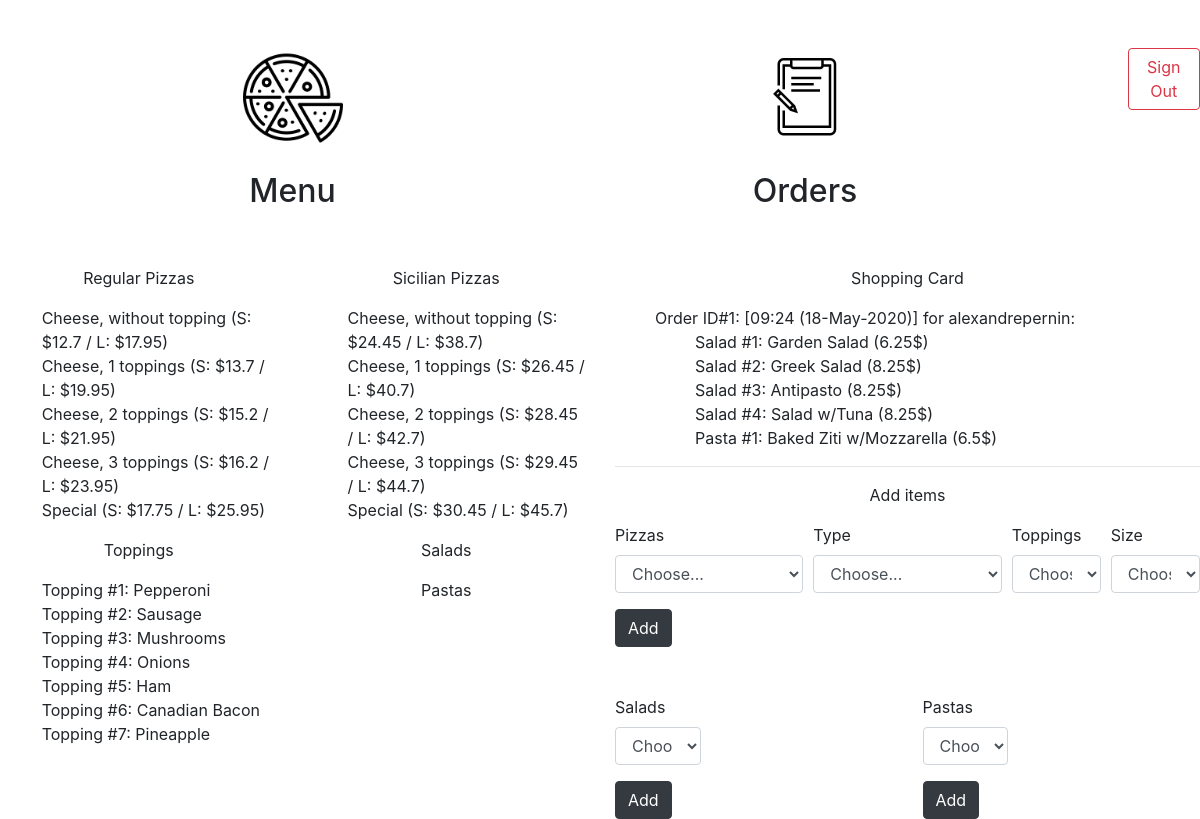
The app's page / (signed in), older data.
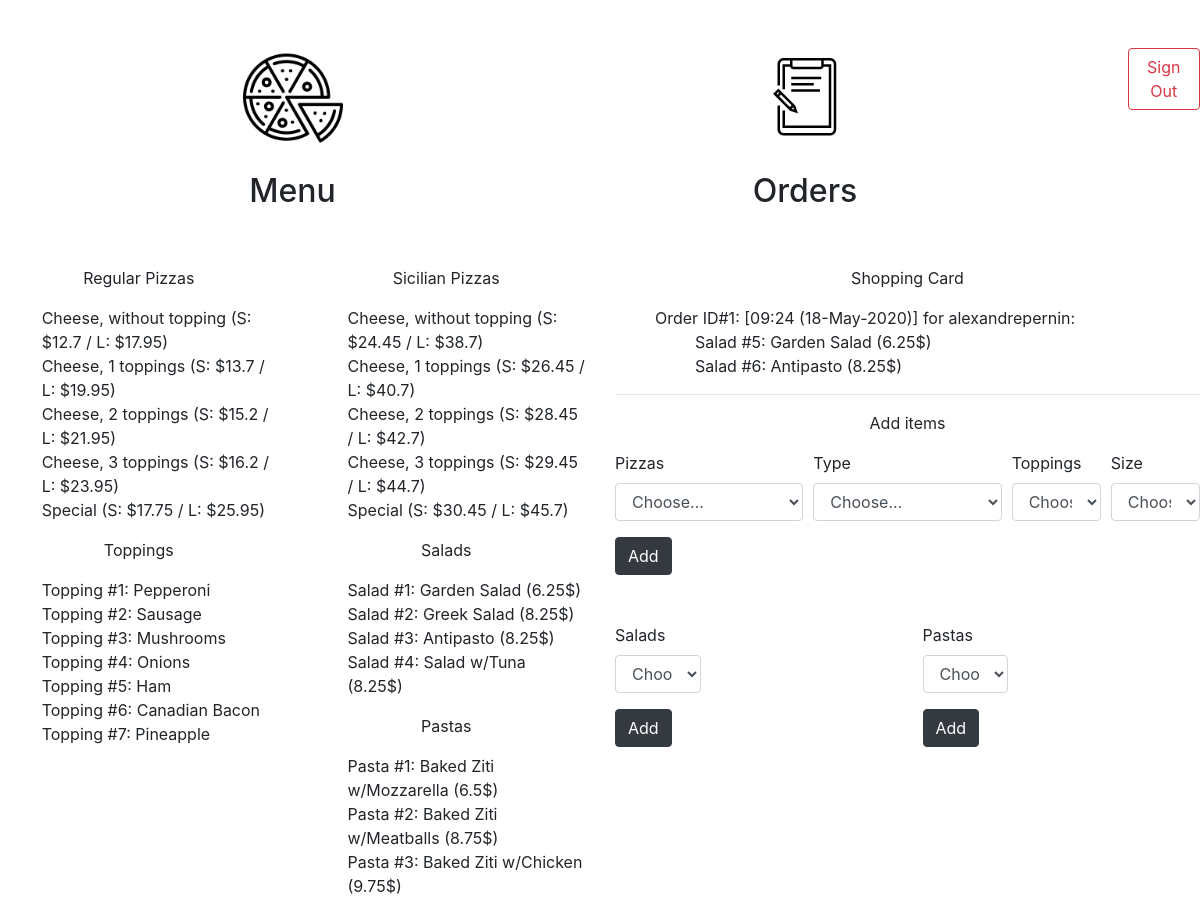
The same page, newer data.
### orders/models.py (models this page shows, shortened)
class Pizza(models.Model):
    type = models.CharField(max_length=8, choices=[('regular', 'Regular'), ('sicilian', 'Sicilian')], default='regular')
    name = models.CharField(max_length=7, choices=[('cheese', 'Cheese'), ('special', 'Special')], default='cheese')
    toppings_nb = models.IntegerField(default=0, choices=[(0,'No Topping'), (1,'1 Topping'), (2, '2 Topping'), (3,'3 Topping')])
    toppings = models.ManyToManyField(Topping, blank=True, related_name="pizzas")
    size = models.CharField(max_length=1,choices=[('S', 'Small'), ('L', 'Large')], default='S')
    price_small = models.FloatField(default=0)
    price_large = models.FloatField(default=0)
    menu = models.BooleanField(default=False)
    def __str__(self):
        if self.menu==True:
            if self.name=='cheese':
                if self.toppings_nb==0:
                    return f"{self.name.capitalize()}, without topping (S: ${self.price_small} / L: ${self.price_large})"
                else:
                    return f"{self.name.capitalize()}, {self.toppings_nb} toppings (S: ${self.price_small} / L: ${self.price_large})"
            else:
                return f"{self.name.capitalize()} (S: ${self.price_small} / L: ${self.price_large})"

class Topping(models.Model):
    name = models.CharField(max_length=64)
    def __str__(self):
        return "Topping #{}: {}".format(self.id, self.name)

class Order(models.Model):
    user = models.ForeignKey(User, on_delete=models.CASCADE)
    pizzas = models.ManyToManyField(Pizza, blank=True, related_name="orders")
    salads = models.ManyToManyField(Salad, blank=True, related_name="orders")
    pastas = models.ManyToManyField(Pasta, blank=True, related_name="orders")
    created = models.DateTimeField(auto_now_add=True)
    validated = models.BooleanField(default=False)
    def __str__(self):
        date=self.created.strftime("%H:%M (%d-%b-%Y)")
        return f"Order ID#{self.id}: [{date}] for {self.user.username}"

class Salad(models.Model):
    name = models.CharField(max_length=64)
    price = models.FloatField()
    menu = models.BooleanField(default=False)
    def __str__(self):
        return "Salad #{}: {} ({}$)".format(self.id, self.name, self.price)

class Pasta(models.Model):
    name = models.CharField(max_length=64)
    price = models.FloatField()
    menu = models.BooleanField(default=False)
    def __str__(self):
        return "Pasta #{}: {} ({}$)".format(self.id, self.name, self.price)

### orders/views.py (the view)
# urls.py: path("", views.index, name="index"),
def index(request):
    if not request.user.is_authenticated:
        return render(request, "orders/login.html", {"message": None})
    context = {
        "user": request.user,
        "Regular_Pizzas": Pizza.objects.filter(type='regular', menu=True),
        "Sicilian_Pizzas": Pizza.objects.filter(type='sicilian', menu=True),
        "Toppings": Topping.objects.all(),
        "Salads": Salad.objects.filter(menu=True),
        "Pastas": Pasta.objects.filter(menu=True),
        "Orders": Order.objects.filter(validated=False, user=request.user)
    }
    logger.error("Processing code for index")
    return render(request, "orders/index.html", context)

### orders/templates/orders/index.html (shortened to what this page needs)
{% extends "orders/base.html" %}
{% block menu_left %}
<p class="text-center"> Regular Pizzas </p>
<ul class="padded">
  {% for pizza in Regular_Pizzas %}
  <li> {{pizza}} </li>
  {% endfor %}
</ul>
<p class="text-center"> Toppings </p>
<ul class="padded">
  {% for topping in Toppings %}
  <li> {{topping}} </li>
  {% endfor %}
</ul>
{% endblock %}
{% block menu_right %}
<p class="text-center"> Sicilian Pizzas </p>
<ul>
  {% for pizza in Sicilian_Pizzas %}
  <li> {{pizza}} </li>
  {% endfor %}
</ul>
<p class="text-center"> Salads </p>
<ul>
  {% for salad in Salads %}
  <li> {{salad}} </li>
  {% endfor %}
</ul>
<p class="text-center"> Pastas </p>
<ul>
  {% for pasta in Pastas %}
  <li> {{pasta}} </li>
  {% endfor %}
</ul>
{% endblock %}
{% block choice %}
<p class="text-center"> Shopping Card </p>
<ul>
  {% for order in Orders %}
  <li> {{order}}: </li>
  <ul>
    {% for salad in order.salads.all %}
    <li> {{salad}} </li>
    {% endfor %}
  </ul>
  <ul>
    {% for pasta in order.pastas.all %}
    <li> {{pasta}} </li>
    {% endfor %}
  </ul>
  {% endfor %}
</ul>
<hr>
<p class="text-center"> Add items </p>
<form>
  <div class="form-row">
    <div class="form-group col-md-4">
      <label for="inputState">Pizzas</label>
      <select id="inputState" class="form-control">
        <option selected>Choose...</option>
      </select>
    </div>
    <div class="form-group col-md-4">
      <label for="inputState">Type</label>
      <select id="inputState" class="form-control">
        <option selected>Choose...</option>
      </select>
    </div>
    <div class="form-group col-md-2">
      <label for="inputState">Toppings</label>
      <select id="inputState" class="form-control">
        <option selected>Choose...</option>
      </select>
    </div>
    <div class="form-group col-md-2">
      <label for="inputState">Size</label>
      <select id="inputState" class="form-control">
        <option selected>Choose...</option>
      </select>
    </div>
  </div>
  <button type="submit" class="btn btn-dark">Add</button>
</form>
<br>
<br>
<div class="row">
  <div class="col-6">
    <form id="salad_form" method="post">
      <div class="form-row">
        <div class="form-group col-md-4">
          <label for="inputState">Salads</label>
          <select id="salad" class="form-control">
            <option selected>Choose...</option>
          </select>
        </div>
      </div>
      <button type="submit" class="btn btn-dark">Add</button>
    </form>
  </div>
  <div class="col-6">
    <form>
      <div class="form-row">
        <div class="form-group col-md-4">
          <label for="inputState">Pastas</label>
          <select id="pasta" class="form-control">
            <option selected>Choose...</option>
          </select>
        </div>
      </div>
      <button type="submit" class="btn btn-dark">Add</button>
    </form>
    </div>
</div>
{% endblock %}
{% block exit %}
<a href="{% url 'logout' %}" class="btn btn-outline-danger" role="button" aria-pressed="true"> Sign Out </a>
{% endblock %}

Row changes from the older to the newer data that the page shows:
now on one of the page's lists (row edited): Salad: id+name+price "Salad #1: Garden Salad (6.25$)"
now on one of the page's lists (row edited): Salad: id+name+price "Salad #2: Greek Salad (8.25$)"
now on one of the page's lists (row edited): Salad: id+name+price "Salad #3: Antipasto (8.25$)"
now on one of the page's lists (row edited): Salad: id+name+price "Salad #4: Salad w/Tuna (8.25$)"
now on one of the page's lists (row edited): Pasta: id+name+price "Pasta #1: Baked Ziti w/Mozzarella (6.5$)"
now on this page (row edited): Pasta: id+name+price "Pasta #2: Baked Ziti w/Meatballs (8.75$)"
now on this page (row edited): Pasta: id+name+price "Pasta #3: Baked Ziti w/Chicken (9.75$)"
changed Order: loses Salad (id+name+price "Salad #1: Garden Salad (6.25$)"); loses Salad (id+name+price "Salad #2: Greek Salad (8.25$)"); loses Salad (id+name+price "Salad #3: Antipasto (8.25$)"); loses Salad (id+name+price "Salad #4: Salad w/Tuna (8.25$)"); loses Pasta (id+name+price "Pasta #1: Baked Ziti w/Mozzarella (6.5$)")
added Salad: id+name+price "Salad #5: Garden Salad (6.25$)"
added Salad: id+name+price "Salad #6: Antipasto (8.25$)"
